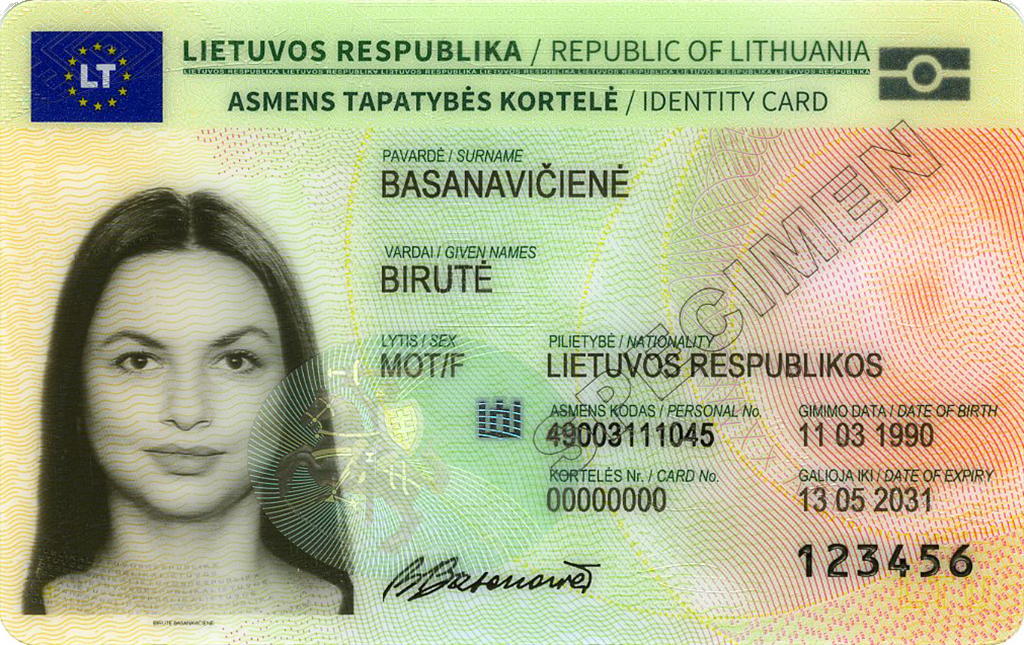
#> input picture 1test.png, 1024 x 645 px
$ python -i preprocessor.py   (imports and definitions only)
#> lines starting #> are read from the running program, lines starting #| are printed output that depends on the picture; after the words box and inside, x2 and y2 are one past the last pixel; in counts of white or black regions, pixels touching at a corner belong together
#> further down, picture is the input picture: shape (645, 1024, 3); mean B, G, R 146.2, 183.3, 179.7
"""
Image preprocessing module.

Steps:
  1. Decode image bytes → OpenCV array
  2. Attempt perspective correction (find document edges)
  3. Convert to grayscale
  4. Denoise (non-local means)
  5. Enhance contrast (CLAHE)

Returns a preprocessed grayscale numpy array ready for OCR.
"""

import logging

import cv2
import numpy as np

logger = logging.getLogger(__name__)


# ── Internal helpers ──────────────────────────────────────────────────────────

# [59 lines left out: functions _bytes_to_cv, _downscale_if_large, _order_corners, not called in this run]


# ── Public steps ──────────────────────────────────────────────────────────────

def detect_and_correct_perspective(img: np.ndarray) -> np.ndarray:
    """
    Attempt document perspective correction.

    Looks for the largest quadrilateral contour (likely the document card)
    and applies a perspective warp to produce a frontal view.
    Returns the original image unchanged if no clear quadrilateral is found
    or if validity checks fail.

    Guards applied:
    - Quad area must be ≥15 % of image area
    - Warped output aspect ratio must be plausible for an ID card (0.4 – 2.5)
    """
    try:
        gray = cv2.cvtColor(img, cv2.COLOR_BGR2GRAY) if len(img.shape) == 3 else img
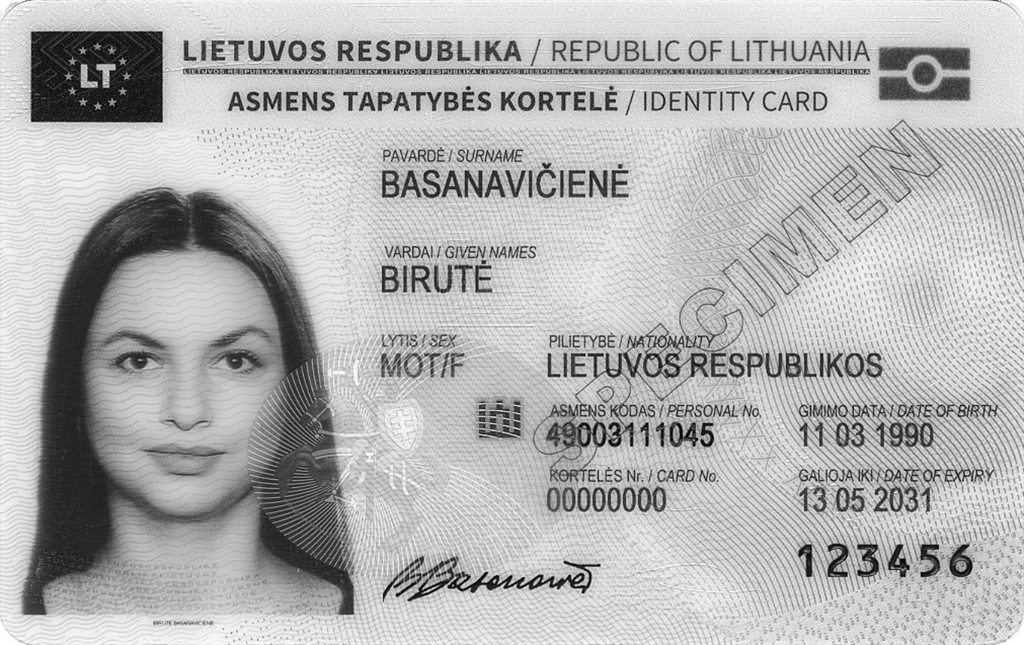
#> gray: shape (645, 1024); min 0, max 255, mean 178
        blurred = cv2.GaussianBlur(gray, (5, 5), 0)
        edges = cv2.Canny(blurred, 75, 200)
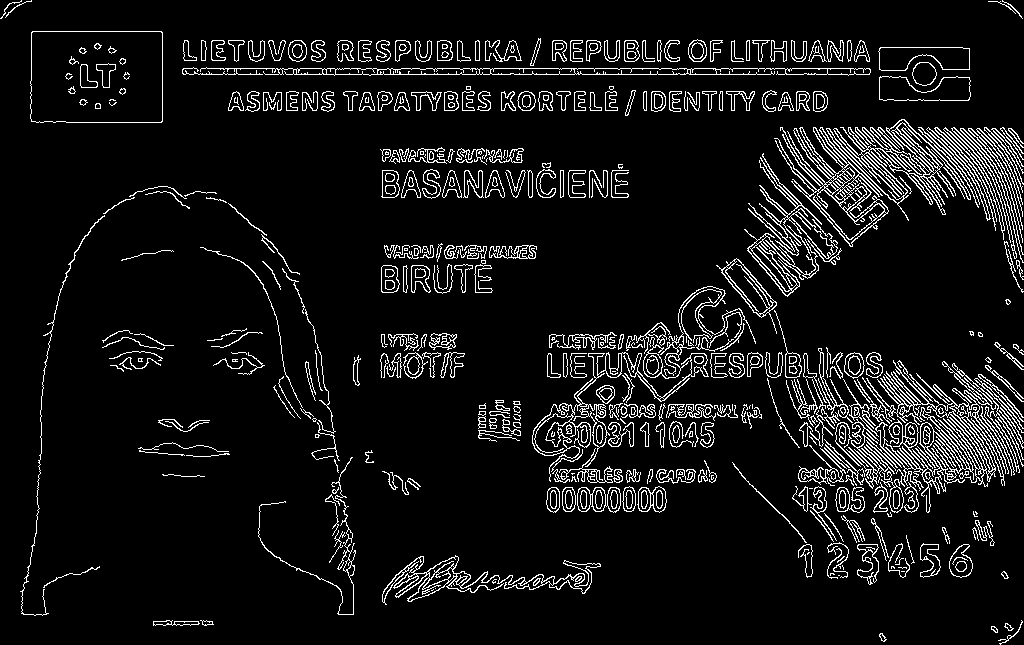
#> edges: shape (645, 1024); 7.8% white in thin lines or dots

        contours, _ = cv2.findContours(edges, cv2.RETR_LIST, cv2.CHAIN_APPROX_SIMPLE)
#> contours = 1009 contours, 395 with area under 20; largest, box (x1, y1, x2, y2) and area: (30, 31, 163, 123) 11914, (30, 31, 163, 123) 11909, (866, 360, 1024, 513) 4142, (774, 127, 889, 247) 3604, (182, 67, 871, 76) 2974
        contours = sorted(contours, key=cv2.contourArea, reverse=True)

        doc_corners = None
        for contour in contours[:10]:
            peri = cv2.arcLength(contour, True)
            approx = cv2.approxPolyDP(contour, 0.02 * peri, True)
            if len(approx) == 4:
                doc_corners = approx
                break
#> this loop made 1 pass
#> (peri, doc_corners) on pass 1: (449.1, [[31, 32], [31, 121], [162, 121], [161, 31]])

        if doc_corners is None:
            return img

        corners = doc_corners.reshape(4, 2).astype(np.float32)
#> corners = [[31, 32], [31, 121], [162, 121], [161, 31]]

        # Guard 1: quad must be at least 15 % of the full image area
        img_area = img.shape[0] * img.shape[1]
#> img_area = 660480
        quad_area = cv2.contourArea(doc_corners)
#> quad_area = 11680
        if quad_area < 0.15 * img_area:
            logger.debug("Perspective: quad too small (%.1f%% of image) — skipping", 100 * quad_area / img_area)
            return img

        rect = _order_corners(corners)
        tl, tr, br, bl = rect

        width  = int(max(np.linalg.norm(br - bl), np.linalg.norm(tr - tl)))
        height = int(max(np.linalg.norm(tr - br), np.linalg.norm(tl - bl)))

        if width < 100 or height < 60:
            return img

        # Guard 2: aspect ratio sanity (ID cards are roughly 1.58:1 or held portrait)
        aspect = width / height
        if not (0.4 <= aspect <= 2.6):
            logger.debug("Perspective: aspect ratio %.2f out of range — skipping", aspect)
            return img

        dst = np.array(
            [[0, 0], [width - 1, 0], [width - 1, height - 1], [0, height - 1]],
            dtype=np.float32,
        )
        M = cv2.getPerspectiveTransform(rect, dst)
        return cv2.warpPerspective(img, M, (width, height))

    except Exception as exc:
        logger.warning("Perspective correction failed (%s) — using original", exc)
        return img


# [5 lines left out: function to_grayscale, not called in this run]


def denoise(gray: np.ndarray, strength: int = 10) -> np.ndarray:
    """Remove noise using non-local means denoising."""
    return cv2.fastNlMeansDenoising(gray, h=strength, templateWindowSize=7, searchWindowSize=21)


# [74 lines left out: functions enhance_contrast, upscale_if_small, preprocess, not called in this run]

>>> import cv2
>>> picture = cv2.imread('../../1test.png')
>>> result = detect_and_correct_perspective(picture)

$ run again, on cin_tn_prep2.jpg
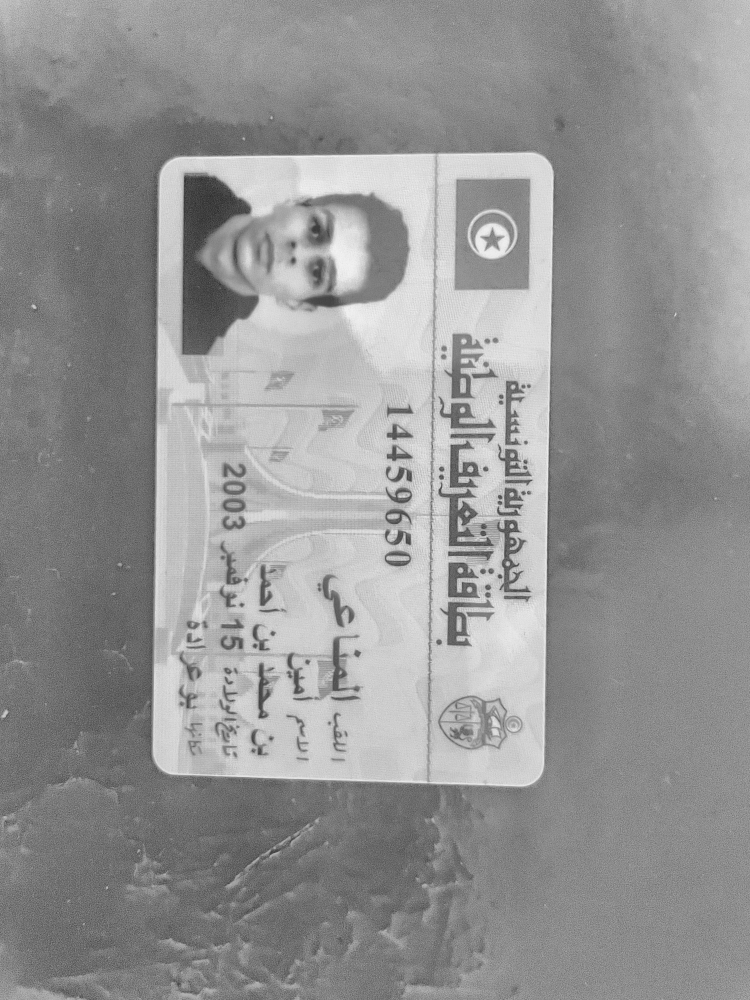
#> input picture cin_tn_prep2.jpg, 2250 x 3000 px (shown at 1/3 size)
#> picture is the input picture: shape (3000, 2250, 3); min 24, max 247, mean 148.1
#> in detect_and_correct_perspective, `edges = cv2.Canny(blurred, 75, 200)`:
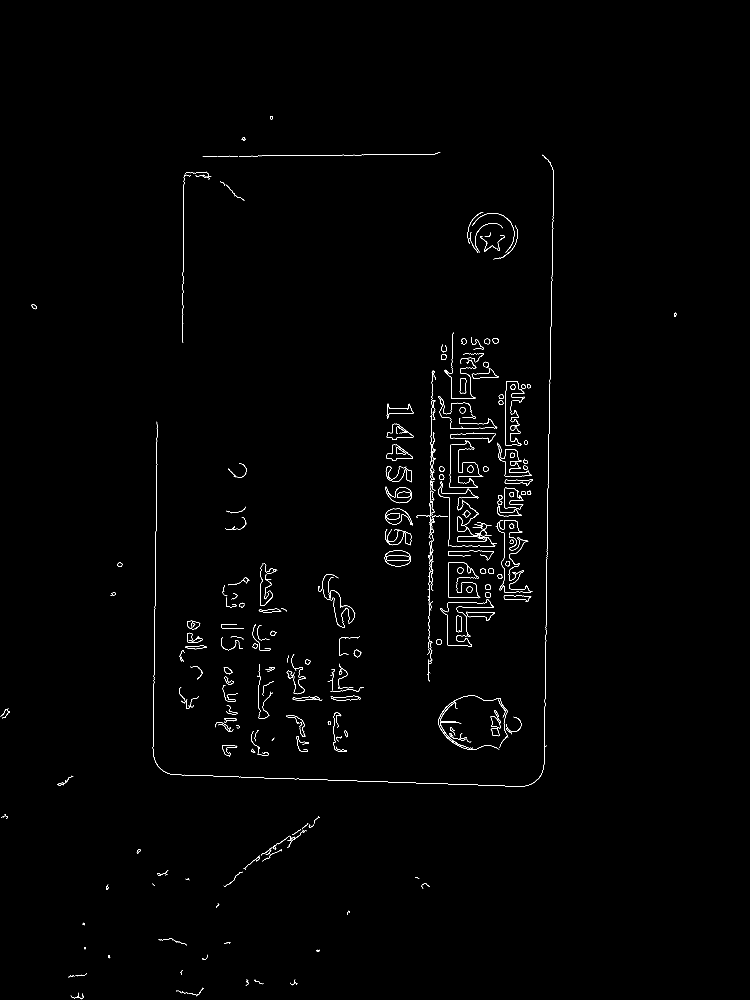
#> edges: shape (3000, 2250) (shown at 1/3 size); 0.54% white in thin lines or dots, all inside (x1, y1, x2, y2) = (2, 348, 2030, 2998)
#> contours = 382 contours, 211 with area under 20; largest, box (x1, y1, x2, y2) and area: (1154, 1651, 1233, 1699) 2972, (1154, 1651, 1233, 1699) 2933, (1156, 1460, 1236, 1510) 2312, (1156, 1460, 1236, 1510) 2242, (1160, 1271, 1240, 1320) 1972
#> the loop in detect_and_correct_perspective, `for contour in contours[:10]:` made 10 passes
#> peri on passes 1 to 8: 215.7, 212.5, 267.2, 263.8, 232.2, 229.8, 215, 209.5
